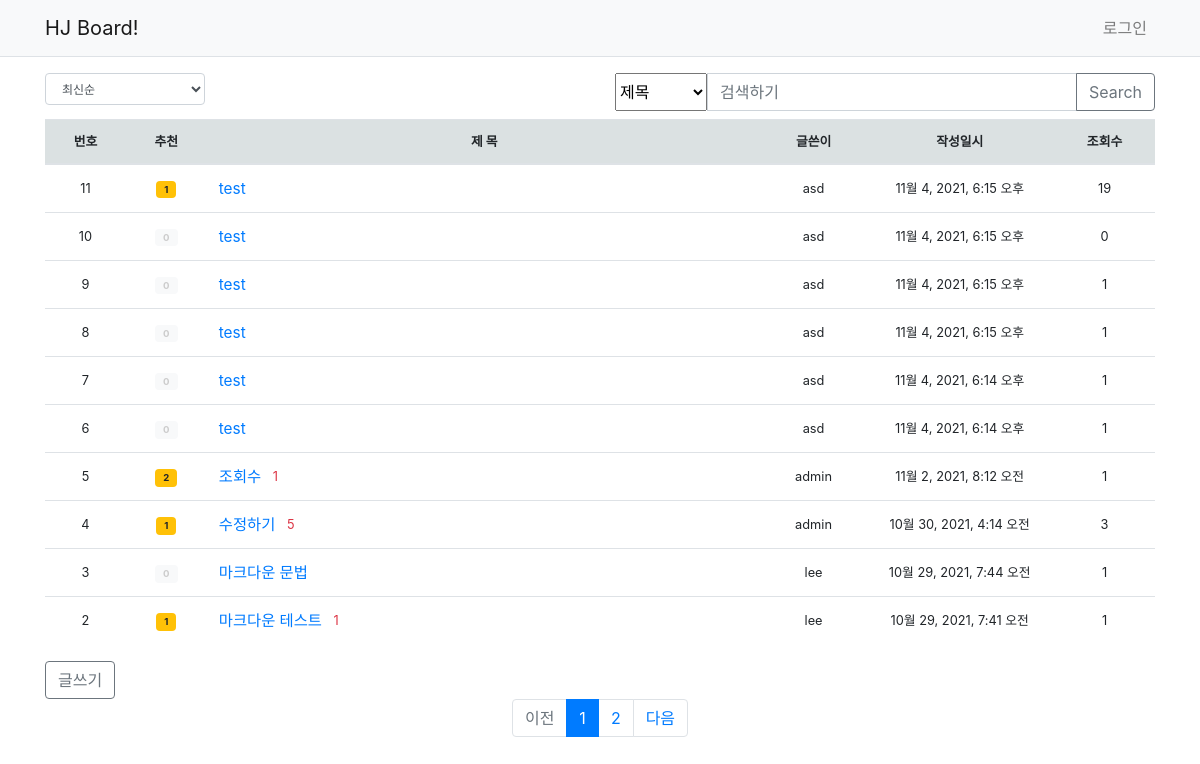
/board/, run on the app's committed database.
### pybo/models.py (models this page shows, shortened)
class Question(models.Model):
    author = models.ForeignKey(User, on_delete=models.CASCADE, related_name='author_question')
    subject = models.CharField(max_length = 200)
    content = models.TextField()
    create_date = models.DateTimeField()
    modify_date = models.DateTimeField(null=True, blank=True)
    hits = PositiveIntegerField(default = 0, verbose_name='조회수')
    voter = models.ManyToManyField(User, related_name='voter_question')

### pybo/views/base_views.py (the view, shortened to what this page needs)
# urls.py: path('', base_views.index, name='index'),
def index(request):
    page = request.GET.get('page', '1')     # 페이지
    tp = request.GET.get('tp', '')          # 필터
    kw = request.GET.get('kw', '')          # 검색어
    so = request.GET.get('so', 'recent')    # 정렬기준
    if so == 'recommend':
        question_list = Question.objects.annotate(num_voter=Count('voter')).order_by('-num_voter', '-create_date')
    elif so == 'popular':
        question_list = Question.objects.annotate(num_answer=Count('answer')).order_by('-num_answer', '-create_date')
    elif so == 'view':
        question_list = Question.objects.annotate(num_answer=Count('hits')).order_by('-hits', '-create_date')
    else:  # recent
        question_list = Question.objects.order_by('-create_date')
    paginator = Paginator(question_list, 10)  # 페이지당 10개씩 보여주기
    page_obj = paginator.get_page(page)
    context = {'question_list': page_obj, 'page': page, 'tp': tp, 'kw': kw, 'so': so}
    return render(request, 'pybo/question_list.html', context)

### pybo/templatetags/pybo_filter.py (called while the page is built)
@register.filter
def sub(value, arg):
    return value - arg

### templates/pybo/question_list.html (shortened to what this page needs)
{% extends 'base.html' %}
{% load pybo_filter %}
{% block content %}
<div class="container my-3">
    <div class="row justify-content-between my-2">
        <div class="col-2">
            <select class="form-control so" style="font-size: 0.75em">
                <option value="recent" {% if so == 'recent' %}selected{% endif %}>최신순</option>
            </select>
        </div>
            <div class="col-6 input-group">
                <select class="form-select tp" aria-label="Default select example">
                    <option value='subject' {% if tp == 'subject' %}selected{% endif %}>제목</option>
                </select>
                <input style="width:35%" type="search" class="form-control kw" value="{{ kw|default_if_none:'' }}" placeholder="검색하기" aria-label="Search">
            <div class="input-group-append">
                <button class="btn btn-outline-secondary" type="submit" id="btn_search">Search</button>
            </div>
        </div>
    </div>
    <table class="table table-hover small">
        <thead>
        <tr class="text-center" style="background-color:rgb(219, 225, 226)">
            <th scope="col">번호</th>
            <th scope="col">추천</th>
            <th scope="col" style="width:50%">제    목</th>
            <th scope="col">글쓴이</th>
            <th scope="col" style="width:17%">작성일시</th>
            <th scope="col">조회수</th>
        </tr>
        </thead>
        <tbody>
        {% if question_list %}
        {% for question in question_list %}
        <tr class="text-center">
            <td class="align-middle">
                {{ question_list.paginator.count|sub:question_list.start_index|sub:forloop.counter0|add:1 }}
            </td>
            <td class="align-middle">
                {% if question.voter.all.count > 0 %}
                <span class="badge badge-warning align-middle px-2 py-1">{{ question.voter.all.count }}</span>
                {% endif %}
                {% if question.voter.all.count < 1 %}
                <span class="badge badge-light align-middle px-2 py-1" style="color:#ccc;">{{ question.voter.all.count }}</span>
                {% endif %}
            </td>
            <td class="align-middle text-left">
                <a class="align-middle" style="font-size:1.2em" href="{% url 'pybo:detail' question.id %}">{{ question.subject }}</a>
                {% if question.answer_set.count > 0 %}
                <span class="align-middle text-danger ml-2">{{ question.answer_set.count }}</span>
                {% endif %}
            </td>
            <td class="align-middle">{{ question.author.username }}</td>
            <td class="align-middle">{{ question.create_date }}</td>
            <td class="align-middle">{{ question.hits }}</td>
        </tr>
        {% endfor %}
        {% else %}
        <tr>
            <td class="text-center" colspan="6">질문이 없습니다.</td>
        </tr>
        {% endif %}
        </tbody>
    </table>
    <a href="{% url 'pybo:question_create' %}" class="btn btn-outline-secondary">글쓰기</a>
    <ul class="pagination justify-content-center">
        {% if question_list.has_previous %}
        <li class="page-item">
            <a class="page-link" data-page="{{ question_list.previous_page_number }}" href="#">이전</a>
        </li>
        {% else %}
        <li class="page-item disabled">
            <a class="page-link" tabindex="-1" aria-disabled="true" href="#">이전</a>
        </li>
        {% endif %}
        {% for page_number in question_list.paginator.page_range %}
        {% if page_number >= question_list.number|add:-5 and page_number <= question_list.number|add:5 %}
            {% if page_number == question_list.number %}
            <li class="page-item active" aria-current="page">
                <a class="page-link" data-page="{{ page_number }}" href="#">{{ page_number }}</a>
            </li>
            {% else %}
            <li class="page-item">
                <a class="page-link" data-page="{{ page_number }}" href="#">{{ page_number }}</a>
            </li>
            {% endif %}
        {% endif %}
        {% endfor %}
        {% if question_list.has_next %}
        <li class="page-item">
            <a class="page-link" data-page="{{ question_list.next_page_number }}" href="#">다음</a>
        </li>
        {% else %}
        <li class="page-item disabled">
            <a class="page-link" tabindex="-1" aria-disabled="true" href="#">다음</a>
        </li>
        {% endif %}
    </ul>
</div>
{% endblock %}

### data on the page
Question: paginator.count|sub "11", voter.all.count "1", subject "test", author.username "asd", create_date "11월 4, 2021, 6:15 오후", hits "19"
Question: paginator.count|sub "10", voter.all.count "0", subject "test", author.username "asd", create_date "11월 4, 2021, 6:15 오후", hits "0"
Question: paginator.count|sub "9", voter.all.count "0", subject "test", author.username "asd", create_date "11월 4, 2021, 6:15 오후", hits "1"
Question: paginator.count|sub "8", voter.all.count "0", subject "test", author.username "asd", create_date "11월 4, 2021, 6:15 오후", hits "1"
Question: paginator.count|sub "7", voter.all.count "0", subject "test", author.username "asd", create_date "11월 4, 2021, 6:14 오후", hits "1"
Question: paginator.count|sub "6", voter.all.count "0", subject "test", author.username "asd", create_date "11월 4, 2021, 6:14 오후", hits "1"
Question: paginator.count|sub "5", voter.all.count "2", subject "조회수", answer_set.count "1", author.username "admin", create_date "11월 2, 2021, 8:12 오전", hits "1"
Question: paginator.count|sub "4", voter.all.count "1", subject "수정하기", answer_set.count "5", author.username "admin", create_date "10월 30, 2021, 4:14 오전", hits "3"
Question: paginator.count|sub "3", voter.all.count "0", subject "마크다운 문법", author.username "lee", create_date "10월 29, 2021, 7:44 오전", hits "1"
Question: paginator.count|sub "2", voter.all.count "1", subject "마크다운 테스트", answer_set.count "1", author.username "lee", create_date "10월 29, 2021, 7:41 오전", hits "1"

### other printed values
{{ page_number }} "1"
{{ page_number }} "2"
